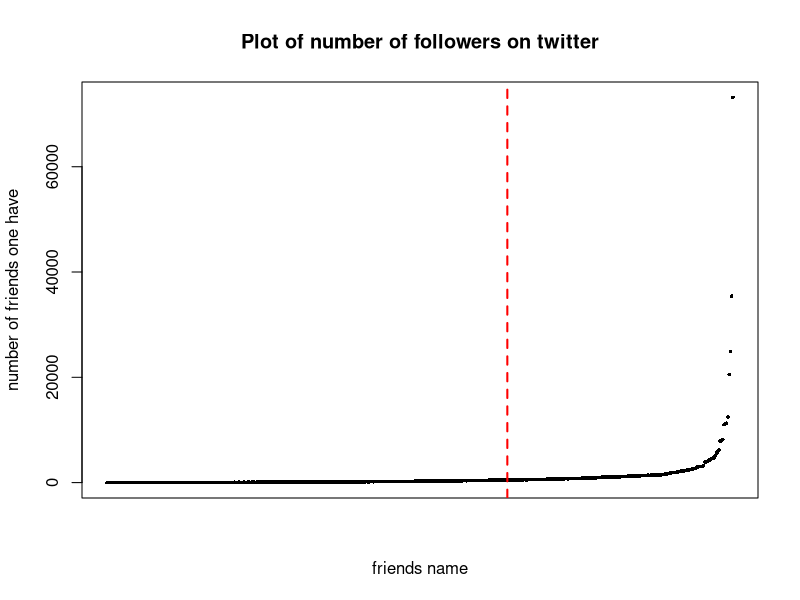

Write R code to recreate this figure. (Note: this script raises an error after producing the figure.)
pdf("twitter_plot.pdf")
mydata=read.table("twitter.data",sep="\t",header = FALSE)
num<-nrow(mydata)
#nmean<-mean(mydata$V1)
#nsd<-sd(mydata$V1)
#nmedian<-median(mydata$V1)
mlnIdx<-which(mydata$V2 == "Michael L. Nelson")
plot(sequence(num),mydata$V1, main = "Plot of number of followers on twitter", 
     xlab = "friends name", ylab = "number of friends one have",xaxt='n',pch=16,cex=0.5)
abline(v=mlnIdx,col="red",lwd=2,lty=2)
meanpos<-approx( x = mydata$V1,y = sequence(num), xout = nmean)
medianpos<-approx( x = mydata$V1,y = sequence(num), xout = nmedian)
sdpos<-approx( x = mydata$V1,y = sequence(num), xout = nsd)
#abline(v=meanpos$y,lwd=2,col="blue",lty=5)
#abline(v=medianpos$y,lwd=2,col="orange",lty=4)
#abline(v=sdpos$y,lwd=2,col="purple",lty=2)
axis(1, at=c(1,num),
     lab=c("F1",paste("F",num)))
legend(x=.1,y=max(mydata$V1),c("Michael L. Nelson"),
       col = c("red"),lty=c(2),
       cex=0.5)
dev.off()